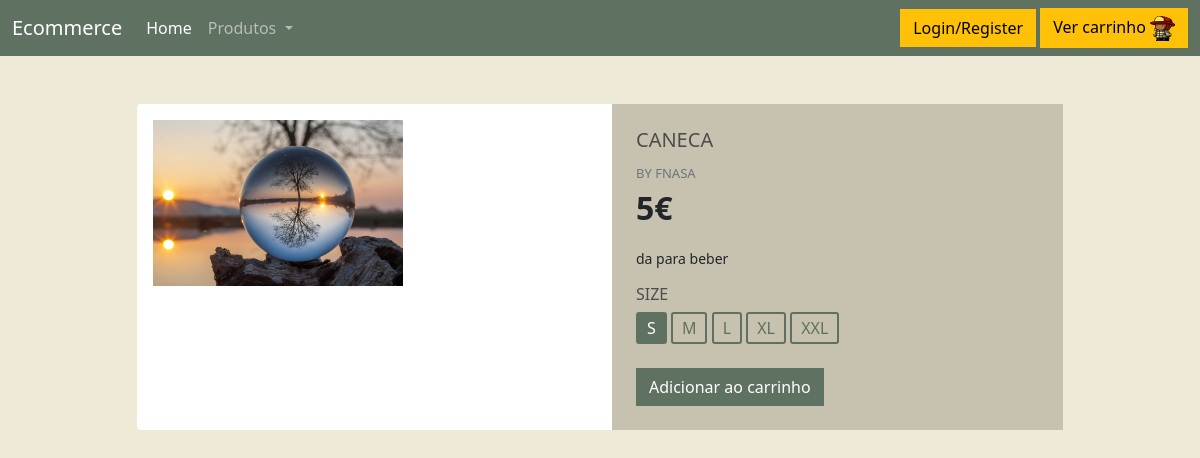
Page /produto5/ on the earlier database version.
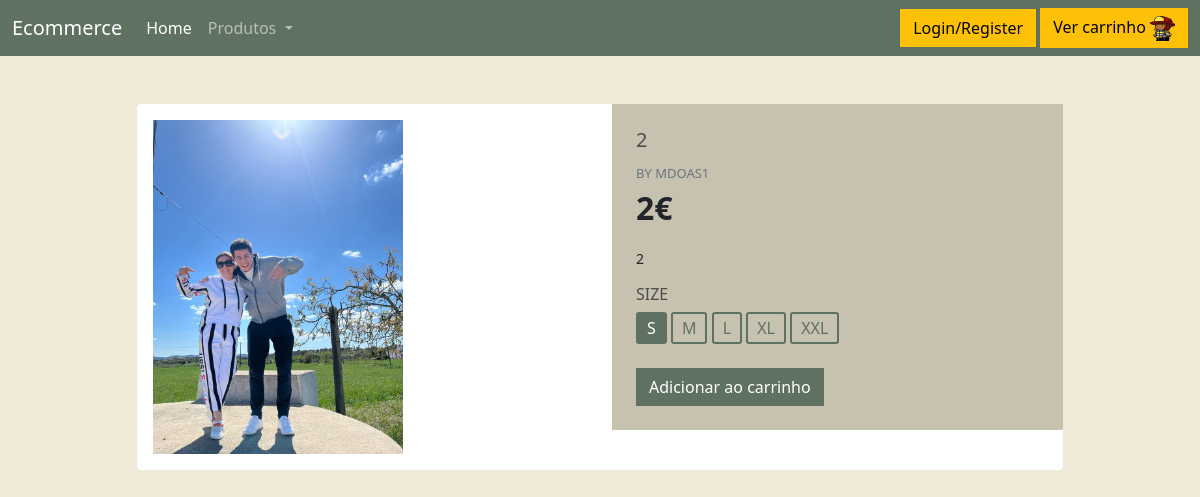
Same page on the later database version.
### loja/models.py (models this page shows, shortened)
class Produto(models.Model):
    preco = models.IntegerField()
    nome = models.CharField(max_length=100)
    descricao = models.CharField(max_length=300)
    personalizavel = models.BooleanField(default=False)
    pic = models.ImageField(upload_to='images', blank=True, null=True)
    seller = models.ForeignKey(Vendedor, on_delete=models.RESTRICT)
    questoes = models.ManyToManyField(Questao, through='QuestaoDoProduto')

class Vendedor(models.Model):
    who = models.OneToOneField(User, on_delete=models.CASCADE) #generalizacao

### loja/views.py (the view)
# urls.py: path("produto<int:produto_id>/",views.detalheProd,name="detalheProd"),
def detalheProd (request, produto_id):
    produto = Produto.objects.filter(id=produto_id).first()
    return render(request, 'loja/detalhesProd.html' , {'produtoID': produto_id, 'produto': produto})

### loja/templates/loja/detalhesProd.html (shortened to what this page needs)
    {% extends "loja/main.html" %}
{% load static %}
{% block css %}
<link rel="stylesheet" type="text/css" href="{% static 'css/detalhesProd.css' %}">
{% endblock css %}
{% block content %}
<div class="container mt-5 mb-5">
    <div class="row d-flex justify-content-center">
        <div class="col-md-10">
            <div class="card me-auto ms-auto">
                <div class="row">
                    <div class="col-md-6">
                        <div class="images p-3">
                            <img id="main-image" src="{{produto.pic}}" width="250" />
                        </div>
                    </div>
                    <div class="col-md-6">
                        <div class="product p-4">
                            <div class="mb-3">
                                <h5 class="text-uppercase">{{produto.nome}}</h5>
                                <span class="text-uppercase text-muted brand">by {{produto.seller.who.username}}</span>
                                <div class="price d-flex flex-row align-items-center fs-2 fw-bold"> {{produto.preco}}€
                                </div>
                            </div>
                            <p class="about">{{produto.descricao}}</p>
                            <div class="sizes mt-2">
                                <h6 class="text-uppercase">Size</h6> <label class="radio"> <span>S</span> </label> <label class="radio"> <span>M</span> </label> <label class="radio"> <span>L</span> </label> <label class="radio"> <span>XL</span> </label> <label class="radio"> <span>XXL</span> </label>
                            </div>
                            <br>
                            <a class="btn btn-danger float-right " href="{% url 'loja:add_cart' produtoID %}">Adicionar ao carrinho</a>
                        </div>
                    </div>
                </div>
            </div>
        </div>
    </div>
</div>
{% endblock content %}

### loja/templates/loja/main.html (shortened to what this page needs)
<!DOCTYPE html>
{% load static %}
<html lang="en">
<head><meta charset="utf-8">
    <link href="https://cdn.jsdelivr.net/npm/bootstrap@5.1.3/dist/css/bootstrap.min.css" rel="stylesheet">
    <link rel="stylesheet" type="text/css" href="{% static 'css/main.css' %}">
{% block css %}
{% endblock css %}
  </head>
<body class="d-flex flex-column min-vh-100">
    <nav class="navbar navbar-expand-lg navbar-dark bg-dark">
        <div class="container-fluid">
          <a class="navbar-brand" href="{%url 'loja:loja' %}">Ecommerce</a>
          <div class="collapse navbar-collapse" id="navbarSupportedContent">
            <ul class="navbar-nav me-auto mb-2 mb-lg-0">
              <li class="nav-item">
                <a class="nav-link active" aria-current="page" href="{%url 'loja:loja' %}">Home</a>
              </li>
              <li class="nav-item dropdown">
                <a class="nav-link dropdown-toggle" href="{%url 'loja:loja' %}" id="navbarDropdown" role="button" data-bs-toggle="dropdown" aria-expanded="false">
                  Produtos
                </a>
            </ul>
            <div class="form-inline my-2 my-lg-0">
                {% if not request.user.is_authenticated%}
                <a href="{% url 'loja:login1' %}"class="btn btn-warning">Login/Register</a>
                {% else %}
                <a href="{% url 'loja:logout1' %}" class="btn btn-warning">Logout</a>
                {% endif %}
                <a class="btn btn-warning" href="{% url 'loja:cart' %}">
                  Ver carrinho
                   <img  id="cart-icon" src="{% static 'images/fireman.png' %}">
               </a>
           </div>
          </div>
        </div>
      </nav>
      {% block content %}
      {% endblock content %}
</body>
</html>

### loja/static/css/main.css (style rules this page uses)
body { background-color: #e0d8ce; }
h1,h2,h3,h4,h5,h6 { color:hsl(0, 0%, 30%); }
.bg-dark { background-color: #5F7161!important; }
.btn { border-radius: 0; }
#cart-icon { width:25px; display: inline-block; }

### loja/static/css/detalhesProd.css (style rules this page uses)
body { background-color: #EFEAD8 }
.card { border:none; }
.product { background-color: #c7c1af }
.brand { font-size: 13px }
.about { font-size: 14px }
label.radio { cursor: pointer }
label.radio span { padding: 2px 9px; border: 2px solid #5F7161; display: inline-block; color: #5F7161; border-radius: 3px; text-transform: uppercase }
label.radio input:checked+span { border-color: #5F7161; background-color: #5F7161; color: #fff }
.btn-danger { background-color: #5F7161 !important; border-color: #5F7161 !important }

Differences in the rows shown:
changed Produto: pic: a different picture; nome "CANECA" → "2"; seller.who.username "FNASA" → "MDOAS1"; preco "5" → "2"; descricao "da para beber" → "2"
